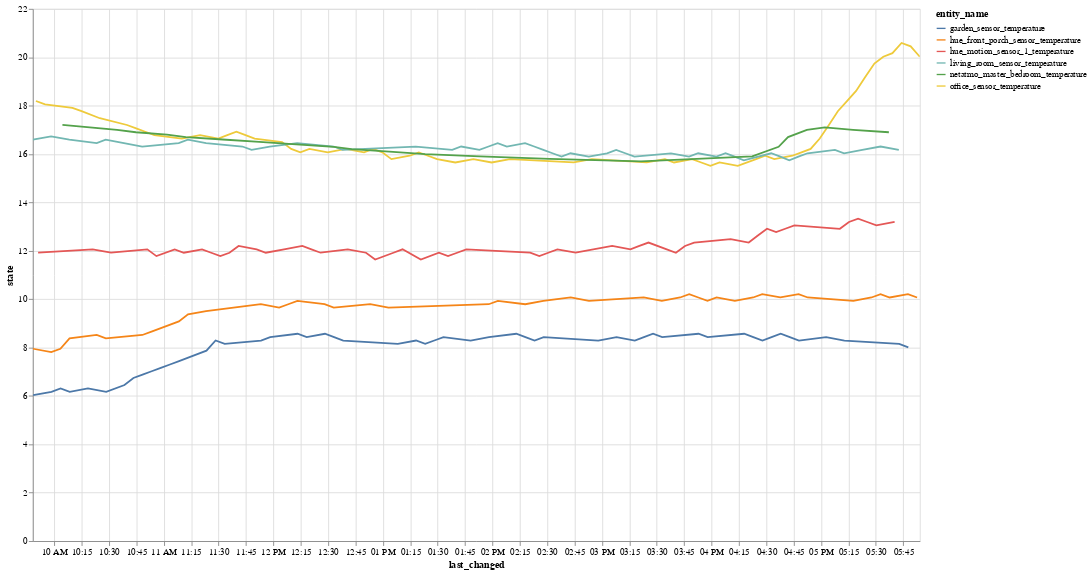

Write notebook code for a chart like this one.
### Markdown cell above
## Plot some sensor data
Plot just the temperature data, and show the operations required to calc correlations

### Code cell
temperature_df = df[df['device_class'] == 'temperature']
alt.Chart(temperature_df).mark_line().encode(
    x='last_changed',
    y='state',
    color='entity_name',
    tooltip=['entity_name', 'state', 'last_changed']
).properties(
    width=1000,
    height=600
).interactive()

### Figure 1 — Vega-Lite specification as saved in the notebook (floating-point values rounded to 4 significant figures; data arrays with more than 128 entries replaced by an {"elided": "..."} marker saying what was removed)
{"$schema": "https://vega.github.io/schema/vega-lite/v3.4.0.json", "config": {"mark": {"tooltip": null}, "view": {"height": 300, "width": 400}}, "data": {"name": "data-f60fdd511e5af74ffd555ce7ab3b8dff"}, "datasets": {"data-f60fdd511e5af74ffd555ce7ab3b8dff": {"elided": "290 records"}}, "encoding": {"color": {"field": "entity_name", "type": "nominal"}, "tooltip": [{"field": "entity_name", "type": "nominal"}, {"field": "state", "type": "quantitative"}, {"field": "last_changed", "type": "temporal"}], "x": {"field": "last_changed", "type": "temporal"}, "y": {"field": "state", "type": "quantitative"}}, "height": 600, "mark": "line", "selection": {"selector001": {"bind": "scales", "encodings": ["x", "y"], "type": "interval"}}, "width": 1000}
